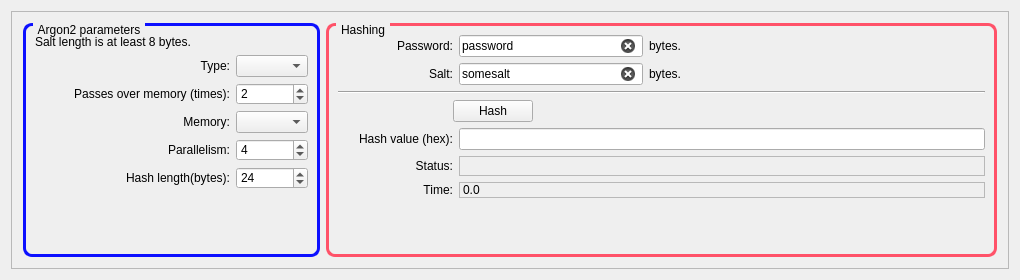
<?xml version="1.0" encoding="UTF-8"?>
<ui version="4.0">
 <class>MainWindow</class>
 <widget class="QMainWindow" name="MainWindow">
  <property name="enabled">
   <bool>true</bool>
  </property>
  <property name="geometry">
   <rect>
    <x>0</x>
    <y>0</y>
    <width>1020</width>
    <height>280</height>
   </rect>
  </property>
  <property name="baseSize">
   <size>
    <width>1075</width>
    <height>520</height>
   </size>
  </property>
  <property name="windowTitle">
   <string>Argon2 Calculator</string>
  </property>
  <property name="layoutDirection">
   <enum>Qt::LeftToRight</enum>
  </property>
  <property name="autoFillBackground">
   <bool>false</bool>
  </property>
  <property name="styleSheet">
   <string notr="true">

QGroupBox {
    border: 1px solid gray;
    border-radius: 9px;
    margin-top: 0.5em;
}

QGroupBox::title {
    subcontrol-origin: margin;
    left: 10px;
    padding: 0 3px 0 3px;
}

</string>
  </property>
  <widget class="QWidget" name="centralWidget">
   <layout class="QVBoxLayout" name="verticalLayout_4">
    <item>
     <widget class="QFrame" name="frame">
      <property name="frameShape">
       <enum>QFrame::StyledPanel</enum>
      </property>
      <property name="frameShadow">
       <enum>QFrame::Raised</enum>
      </property>
      <layout class="QHBoxLayout" name="horizontalLayout_3">
       <item>
        <widget class="QGroupBox" name="groupBox">
         <property name="enabled">
          <bool>true</bool>
         </property>
         <property name="styleSheet">
          <string notr="true">border-color: rgb(12, 16, 255);
border-width:3px;</string>
         </property>
         <property name="title">
          <string>Argon2 parameters</string>
         </property>
         <property name="checkable">
          <bool>false</bool>
         </property>
         <property name="checked">
          <bool>false</bool>
         </property>
         <layout class="QVBoxLayout" name="verticalLayout_7">
          <item>
           <widget class="QLabel" name="label_14">
            <property name="text">
             <string>Salt length is at least 8 bytes.</string>
            </property>
           </widget>
          </item>
          <item>
           <layout class="QHBoxLayout" name="horizontalLayout_11">
            <item>
             <widget class="QLabel" name="label_9">
              <property name="minimumSize">
               <size>
                <width>195</width>
                <height>0</height>
               </size>
              </property>
              <property name="text">
               <string>Type:</string>
              </property>
              <property name="alignment">
               <set>Qt::AlignRight|Qt::AlignTrailing|Qt::AlignVCenter</set>
              </property>
             </widget>
            </item>
            <item>
             <widget class="QComboBox" name="argon2TypeComboBox">
              <property name="maximumSize">
               <size>
                <width>100</width>
                <height>16777215</height>
               </size>
              </property>
             </widget>
            </item>
           </layout>
          </item>
          <item>
           <layout class="QHBoxLayout" name="horizontalLayout_9">
            <item>
             <widget class="QLabel" name="label_10">
              <property name="minimumSize">
               <size>
                <width>195</width>
                <height>0</height>
               </size>
              </property>
              <property name="text">
               <string>Passes over memory (times):</string>
              </property>
              <property name="alignment">
               <set>Qt::AlignRight|Qt::AlignTrailing|Qt::AlignVCenter</set>
              </property>
             </widget>
            </item>
            <item>
             <widget class="QSpinBox" name="tCostSpinBox">
              <property name="maximumSize">
               <size>
                <width>100</width>
                <height>16777215</height>
               </size>
              </property>
              <property name="minimum">
               <number>1</number>
              </property>
              <property name="maximum">
               <number>15</number>
              </property>
              <property name="value">
               <number>2</number>
              </property>
             </widget>
            </item>
           </layout>
          </item>
          <item>
           <layout class="QHBoxLayout" name="horizontalLayout_10">
            <item>
             <widget class="QLabel" name="label_11">
              <property name="minimumSize">
               <size>
                <width>195</width>
                <height>0</height>
               </size>
              </property>
              <property name="text">
               <string>Memory:</string>
              </property>
              <property name="alignment">
               <set>Qt::AlignRight|Qt::AlignTrailing|Qt::AlignVCenter</set>
              </property>
             </widget>
            </item>
            <item>
             <widget class="QComboBox" name="mCostComboBox">
              <property name="maximumSize">
               <size>
                <width>100</width>
                <height>16777215</height>
               </size>
              </property>
              <property name="currentIndex">
               <number>-1</number>
              </property>
             </widget>
            </item>
           </layout>
          </item>
          <item>
           <layout class="QHBoxLayout" name="horizontalLayout_12">
            <item>
             <widget class="QLabel" name="label_12">
              <property name="minimumSize">
               <size>
                <width>195</width>
                <height>0</height>
               </size>
              </property>
              <property name="text">
               <string>Parallelism:</string>
              </property>
              <property name="alignment">
               <set>Qt::AlignRight|Qt::AlignTrailing|Qt::AlignVCenter</set>
              </property>
             </widget>
            </item>
            <item>
             <widget class="QSpinBox" name="parallelismSpinBox">
              <property name="maximumSize">
               <size>
                <width>100</width>
                <height>16777215</height>
               </size>
              </property>
              <property name="minimum">
               <number>1</number>
              </property>
              <property name="maximum">
               <number>32000</number>
              </property>
              <property name="value">
               <number>4</number>
              </property>
             </widget>
            </item>
           </layout>
          </item>
          <item>
           <layout class="QHBoxLayout" name="horizontalLayout_13">
            <item>
             <widget class="QLabel" name="label_13">
              <property name="minimumSize">
               <size>
                <width>195</width>
                <height>0</height>
               </size>
              </property>
              <property name="text">
               <string>Hash length(bytes):</string>
              </property>
              <property name="alignment">
               <set>Qt::AlignRight|Qt::AlignTrailing|Qt::AlignVCenter</set>
              </property>
             </widget>
            </item>
            <item>
             <widget class="QSpinBox" name="hashLengthSpinBox">
              <property name="maximumSize">
               <size>
                <width>100</width>
                <height>16777215</height>
               </size>
              </property>
              <property name="minimum">
               <number>16</number>
              </property>
              <property name="maximum">
               <number>2048</number>
              </property>
              <property name="value">
               <number>24</number>
              </property>
             </widget>
            </item>
           </layout>
          </item>
          <item>
           <spacer name="verticalSpacer_2">
            <property name="orientation">
             <enum>Qt::Vertical</enum>
            </property>
            <property name="sizeHint" stdset="0">
             <size>
              <width>20</width>
              <height>40</height>
             </size>
            </property>
           </spacer>
          </item>
         </layout>
        </widget>
       </item>
       <item>
        <widget class="QGroupBox" name="hashingGroupBox">
         <property name="autoFillBackground">
          <bool>false</bool>
         </property>
         <property name="styleSheet">
          <string notr="true">border-color: rgb(255, 82, 105);
border-width:3px;</string>
         </property>
         <property name="title">
          <string>Hashing</string>
         </property>
         <property name="flat">
          <bool>false</bool>
         </property>
         <property name="checkable">
          <bool>false</bool>
         </property>
         <layout class="QVBoxLayout" name="verticalLayout_6">
          <item>
           <layout class="QVBoxLayout" name="verticalLayout_5">
            <item>
             <layout class="QHBoxLayout" name="horizontalLayout_2">
              <item>
               <layout class="QHBoxLayout" name="horizontalLayout">
                <item>
                 <layout class="QVBoxLayout" name="verticalLayout">
                  <item>
                   <widget class="QLabel" name="label">
                    <property name="sizePolicy">
                     <sizepolicy hsizetype="Fixed" vsizetype="Preferred">
                      <horstretch>80</horstretch>
                      <verstretch>0</verstretch>
                     </sizepolicy>
                    </property>
                    <property name="minimumSize">
                     <size>
                      <width>115</width>
                      <height>0</height>
                     </size>
                    </property>
                    <property name="text">
                     <string>Password:</string>
                    </property>
                    <property name="alignment">
                     <set>Qt::AlignRight|Qt::AlignTrailing|Qt::AlignVCenter</set>
                    </property>
                   </widget>
                  </item>
                  <item>
                   <widget class="QLabel" name="label_2">
                    <property name="sizePolicy">
                     <sizepolicy hsizetype="Fixed" vsizetype="Preferred">
                      <horstretch>80</horstretch>
                      <verstretch>0</verstretch>
                     </sizepolicy>
                    </property>
                    <property name="minimumSize">
                     <size>
                      <width>115</width>
                      <height>0</height>
                     </size>
                    </property>
                    <property name="text">
                     <string>Salt:</string>
                    </property>
                    <property name="alignment">
                     <set>Qt::AlignRight|Qt::AlignTrailing|Qt::AlignVCenter</set>
                    </property>
                   </widget>
                  </item>
                 </layout>
                </item>
                <item>
                 <layout class="QVBoxLayout" name="verticalLayout_2">
                  <item>
                   <widget class="QLineEdit" name="pwdLineEdit">
                    <property name="text">
                     <string>password</string>
                    </property>
                    <property name="clearButtonEnabled">
                     <bool>true</bool>
                    </property>
                   </widget>
                  </item>
                  <item>
                   <widget class="QLineEdit" name="saltLineEdit">
                    <property name="text">
                     <string>somesalt</string>
                    </property>
                    <property name="clearButtonEnabled">
                     <bool>true</bool>
                    </property>
                   </widget>
                  </item>
                 </layout>
                </item>
               </layout>
              </item>
              <item>
               <layout class="QVBoxLayout" name="verticalLayout_3">
                <item>
                 <widget class="QLabel" name="pwdLengthLabel">
                  <property name="text">
                   <string>bytes.</string>
                  </property>
                 </widget>
                </item>
                <item>
                 <widget class="QLabel" name="saltLengthLabel">
                  <property name="text">
                   <string>bytes.</string>
                  </property>
                 </widget>
                </item>
               </layout>
              </item>
              <item>
               <spacer name="horizontalSpacer_4">
                <property name="orientation">
                 <enum>Qt::Horizontal</enum>
                </property>
                <property name="sizeHint" stdset="0">
                 <size>
                  <width>40</width>
                  <height>20</height>
                 </size>
                </property>
               </spacer>
              </item>
             </layout>
            </item>
            <item>
             <widget class="Line" name="line">
              <property name="orientation">
               <enum>Qt::Horizontal</enum>
              </property>
             </widget>
            </item>
           </layout>
          </item>
          <item>
           <layout class="QHBoxLayout" name="horizontalLayout_5">
            <item>
             <spacer name="horizontalSpacer_3">
              <property name="minimumSize">
               <size>
                <width>115</width>
                <height>0</height>
               </size>
              </property>
              <property name="orientation">
               <enum>Qt::Horizontal</enum>
              </property>
              <property name="sizeType">
               <enum>QSizePolicy::Fixed</enum>
              </property>
              <property name="sizeHint" stdset="0">
               <size>
                <width>87</width>
                <height>20</height>
               </size>
              </property>
             </spacer>
            </item>
            <item>
             <widget class="QPushButton" name="hashButton">
              <property name="text">
               <string>Hash</string>
              </property>
             </widget>
            </item>
            <item>
             <spacer name="horizontalSpacer_5">
              <property name="orientation">
               <enum>Qt::Horizontal</enum>
              </property>
              <property name="sizeHint" stdset="0">
               <size>
                <width>40</width>
                <height>20</height>
               </size>
              </property>
             </spacer>
            </item>
           </layout>
          </item>
          <item>
           <layout class="QHBoxLayout" name="horizontalLayout_6">
            <item>
             <widget class="QLabel" name="label_6">
              <property name="sizePolicy">
               <sizepolicy hsizetype="Fixed" vsizetype="Preferred">
                <horstretch>80</horstretch>
                <verstretch>0</verstretch>
               </sizepolicy>
              </property>
              <property name="minimumSize">
               <size>
                <width>115</width>
                <height>0</height>
               </size>
              </property>
              <property name="text">
               <string>Hash value (hex):</string>
              </property>
              <property name="alignment">
               <set>Qt::AlignRight|Qt::AlignTrailing|Qt::AlignVCenter</set>
              </property>
             </widget>
            </item>
            <item>
             <widget class="QLineEdit" name="hashLineEdit">
              <property name="readOnly">
               <bool>true</bool>
              </property>
              <property name="clearButtonEnabled">
               <bool>false</bool>
              </property>
             </widget>
            </item>
           </layout>
          </item>
          <item>
           <layout class="QHBoxLayout" name="horizontalLayout_7">
            <item>
             <widget class="QLabel" name="label_7">
              <property name="sizePolicy">
               <sizepolicy hsizetype="Fixed" vsizetype="Preferred">
                <horstretch>80</horstretch>
                <verstretch>0</verstretch>
               </sizepolicy>
              </property>
              <property name="minimumSize">
               <size>
                <width>115</width>
                <height>0</height>
               </size>
              </property>
              <property name="text">
               <string>Status:</string>
              </property>
              <property name="alignment">
               <set>Qt::AlignRight|Qt::AlignTrailing|Qt::AlignVCenter</set>
              </property>
             </widget>
            </item>
            <item>
             <widget class="QLabel" name="hashStatusLabel">
              <property name="minimumSize">
               <size>
                <width>0</width>
                <height>20</height>
               </size>
              </property>
              <property name="frameShape">
               <enum>QFrame::StyledPanel</enum>
              </property>
              <property name="text">
               <string/>
              </property>
             </widget>
            </item>
           </layout>
          </item>
          <item>
           <layout class="QHBoxLayout" name="horizontalLayout_8">
            <item>
             <widget class="QLabel" name="label_8">
              <property name="sizePolicy">
               <sizepolicy hsizetype="Fixed" vsizetype="Preferred">
                <horstretch>0</horstretch>
                <verstretch>0</verstretch>
               </sizepolicy>
              </property>
              <property name="minimumSize">
               <size>
                <width>115</width>
                <height>0</height>
               </size>
              </property>
              <property name="text">
               <string>Time:</string>
              </property>
              <property name="alignment">
               <set>Qt::AlignRight|Qt::AlignTrailing|Qt::AlignVCenter</set>
              </property>
             </widget>
            </item>
            <item>
             <widget class="QLabel" name="hashingTimeLabel">
              <property name="frameShape">
               <enum>QFrame::StyledPanel</enum>
              </property>
              <property name="frameShadow">
               <enum>QFrame::Sunken</enum>
              </property>
              <property name="text">
               <string>0.0</string>
              </property>
             </widget>
            </item>
           </layout>
          </item>
          <item>
           <spacer name="verticalSpacer_3">
            <property name="orientation">
             <enum>Qt::Vertical</enum>
            </property>
            <property name="sizeHint" stdset="0">
             <size>
              <width>20</width>
              <height>40</height>
             </size>
            </property>
           </spacer>
          </item>
         </layout>
        </widget>
       </item>
      </layout>
     </widget>
    </item>
   </layout>
  </widget>
  <widget class="QMenuBar" name="menuBar">
   <property name="geometry">
    <rect>
     <x>0</x>
     <y>0</y>
     <width>1020</width>
     <height>20</height>
    </rect>
   </property>
  </widget>
 </widget>
 <layoutdefault spacing="6" margin="11"/>
 <resources/>
 <connections/>
</ui>
